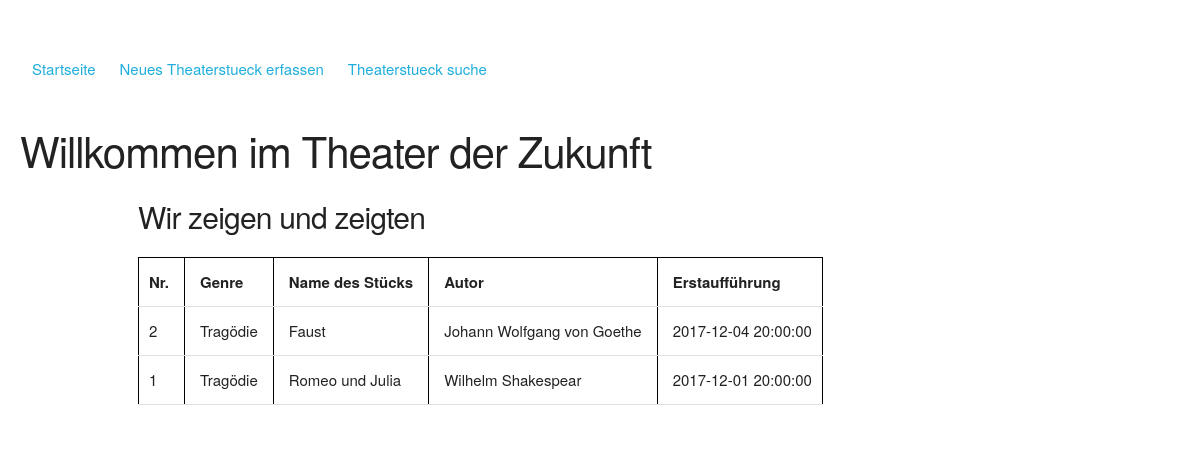
The page / on the database its author committed.
### tables this page shows
CREATE TABLE IF NOT EXISTS `DRAMA` (
  `dra_id` INT NOT NULL AUTO_INCREMENT,
  `dra_name` VARCHAR(45) NOT NULL,
  `gen_id` INT NOT NULL,
  `autor_id` INT NOT NULL,
  PRIMARY KEY (`dra_id`),
  INDEX `fk_DRAMA_GENRE1_idx` (`gen_id` ASC),
  INDEX `fk_DRAMA_PERSON1_idx` (`autor_id` ASC),
  UNIQUE INDEX `dra_name_UNIQUE` (`dra_name` ASC, `autor_id` ASC, `gen_id` ASC),
  CONSTRAINT `fk_DRAMA_GENRE1`
    FOREIGN KEY (`gen_id`)
    REFERENCES `GENRE` (`gen_id`)
    ON DELETE CASCADE
    ON UPDATE CASCADE,
  CONSTRAINT `fk_DRAMA_PERSON1`
    FOREIGN KEY (`autor_id`)
    REFERENCES `PERSON` (`per_id`)
    ON DELETE CASCADE
    ON UPDATE CASCADE);

### funktionen/DatabaseConnection.php (called while the page is built, shortened)
<?php
class DatabaseConnection
{
    public function __construct($server, $user, $pwd, $db)
    {
        $this->server = $server;
        $this->user = $user;
        $this->pwd = $pwd;
        $this->db = $db;
        try {
            $this->connect = new PDO('mysql:host='.$this->server.';dbname='.$this->db.';charset=utf8',$this->user, $this->pwd);
        } catch(Exception $e)
        {
            switch($e->getCode())
            {
                case 2002:
                    echo 'Verbindung zum Server <b>'.$this->server.'</b> nicht möglich!<br>';
                    break;
                case 1044:
                    echo 'Probleme beim Zugriff mit Benutzer: <b>'.$this->user.'</b>';
                    break;
                case 1045:
                    echo 'Passwort evt. falsch für Benutzer: '.$this->user.'! Zugriff abgelehnt!<br>';
                    break;
                case 1049:
                    echo 'Die Datenbank <b>'.$this->db.'</b> existiert nicht!<br>';
                    break;
                default:
                    echo $e->getMessage();
            }
        }
    }
}

### funktionen/DBUsage.php (the view, shortened to what this page needs)
<?php
include_once 'DatabaseConnection.php';
class DBUsage extends DatabaseConnection
{
    private $query;
    private $dbconnect;
    private $stmt;
    public function __construct($server, $user, $pwd, $db)
    {
        $this->dbconnect = new DatabaseConnection($server, $user, $pwd, $db);
    }
    private function StatementPrepare()
    {
        $this->stmt = $this->dbconnect->connect->prepare($this->query);
    }
    private function StatementExecute()
    {
        $this->stmt->execute();
    }
    public function GetStatement($query, $bindParamArray = null)
    {
        $this->query = $query;
        $this->StatementPrepare();
        $this->StatementExecute();
        return $this->stmt;
    }
    public function printTable($stmt)
    {
        $meta = [];
        echo '<table><tr>';
        if ($stmt->columnCount() > 0){
            for($i = 0; $i < $stmt->columnCount(); $i++)
            {
                $meta[$i] = $stmt->getColumnMeta($i);
                echo '<th>' . $meta[$i]['name'] . '</th>';
            }
            echo '</tr>';
            while($row = $stmt->fetch(PDO::FETCH_NUM))
            {
                echo '<tr>';
                foreach ($row as $r)
                {
                    echo '<td>'. $r . '</td>';
                }
                echo '</tr>';
            }
            echo '</table>';
        }
    }
}

### index.php (shortened to what this page needs)
<!DOCTYPE HTML>
<html>
<head>
    <link href="css/theater.css" rel="stylesheet" type="text/css">
    <link rel="stylesheet" type="text/css" href="./css/skeleton.css">
    <link rel="stylesheet" type="text/css" href="./css/styles.css">
</head>
<body>
<nav>
</nav>
<main>
    <br>
<?php
include './funktionen/DBUsage.php';
$con = new DBUsage('localhost', 'root', '', 'theater');
if(!isset($_GET['seite']))
{
    include 'src/welcome.php';
}
?>
</body>
</html>

### src/welcome.php
<?php
echo '<h2>Willkommen im Theater der Zukunft</h2>';
?>
<div class="theater" id="theater">
    <div class="container">
        <div class="row">
            <div class="theaterliste">
                <h4>Wir zeigen und zeigten</h4>
                <?php
                $query = 'select dra_id as "Nr.", gen_name as "Genre", dra_name as "Name des Stücks", concat_ws(" ", per_vName, per_nName) as "Autor", eve_termin as "Erstaufführung"
                 from drama
                 left join genre using(gen_id)
                 left join dramaevent using (dra_id)
                 left join crew using(eve_id)
                 left join person on drama.autor_id = person.per_id
                 left join rolle using(rol_id)
                 group by dra_id
                 order by eve_termin desc
                 ;';
                try
                {
                    $stmt = $con->GetStatement($query);
                    $con->PrintTable($stmt);
                } catch(Exception $e)
                {
                    require_once 'exception_handling.php';
                    echo $e->getMessage();
                }
                ?>
            </div>
        </div>
    </div>
</div>
</html>

### css/theater.css (style rules this page uses)
body { font-family: "Helvetica Neue", Arial, Helvetica, sans-serif; margin: 50px; }
table, th, td { border: 1px solid black; }
td { text-align: center; padding-right: 10px; padding-left: 10px; }
th { font-weight: bold; padding-right: 10px; padding-left: 10px; }
nav { margin: 20px 0px 10px 20px; }
main { margin: 40px 0px 10px 20px; }
a { text-decoration: none; margin-top: 10px; padding: 5px; background-color: #7F007F; color: white; }
.alink { float: left; padding: 7px; }

### css/skeleton.css (style rules this page uses)
html { font-family: sans-serif; -ms-text-size-adjust: 100%; -webkit-text-size-adjust: 100%; }
body { margin: 0; }
article, aside, details, figcaption, figure, footer, header, hgroup, main, menu, nav, section, summary { display: block; }
a { background-color: transparent; }
table { border-collapse: collapse; border-spacing: 0; }
td, th { padding: 0; }
html { font-size: 62.5%; }
body { font-size: 1.5em; line-height: 1.6; font-weight: 400; font-family: "Raleway", "HelveticaNeue", "Helvetica Neue", Helvetica, Arial, sans-serif; color: #222; }
a { color: #1eaedb; }
h1, h2, h3, h4, h5, h6 { margin-top: 0; margin-bottom: 2rem; font-weight: 300; }
h2 { font-size: 3.6rem; line-height: 1.25; letter-spacing: -.1rem; }
h4 { font-size: 2.4rem; line-height: 1.35; letter-spacing: -.08rem; }
@media (min-width: 550px) { h2 { font-size: 4.2rem; } }
@media (min-width: 550px) { h4 { font-size: 3.0rem; } }
.container { position: relative; width: 100%; max-width: 960px; margin: 0 auto; padding: 0 20px; -webkit-box-sizing: border-box; box-sizing: border-box; }
@media (min-width: 400px) { .container { width: 85%; padding: 0; } }
@media (min-width: 550px) { .container { width: 80%; } }
.container:after, .row:after, .u-cf { content: ""; display: table; clear: both; }
th, td { padding: 12px 15px; text-align: left; border-bottom: 1px solid #e1e1e1; }
th:first-child, td:first-child { padding-left: 10px; }
th:last-child, td:last-child { padding-right: 10px; }
pre, blockquote, dl, figure, table, p, ul, ol, form { margin-bottom: 2.5rem; }

### css/styles.css (style rules this page uses)
nav { margin-top: 50px; }
h2 { margin-top: 50px; }
th:first-child, td:first-child { padding-left: 10px !important; }

### rows shown on the page
drama: dra_id "2", r "Tragödie", dra_name "Faust", r "Johann Wolfgang von Goethe", r "2017-12-04 20:00:00"
drama: dra_id "1", r "Tragödie", dra_name "Romeo und Julia", r "Wilhelm Shakespear", r "2017-12-01 20:00:00"

### other values the page prints
$meta[$i]['name'] "Nr."
$meta[$i]['name'] "Genre"
$meta[$i]['name'] "Name des Stücks"
$meta[$i]['name'] "Autor"
$meta[$i]['name'] "Erstaufführung"
